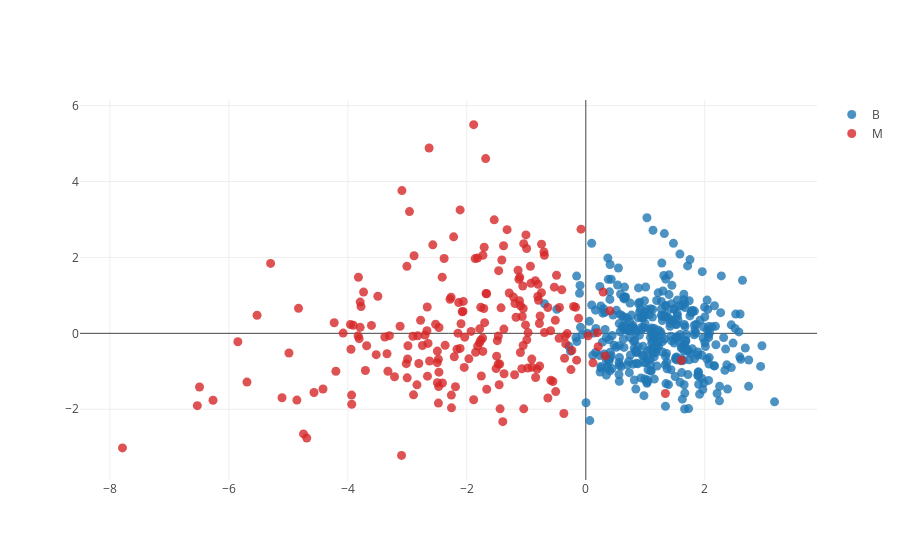

Notebook code for this chart:
### Markdown cell above
Then we may perform the transform:

### Code cell
Y = X_std.dot(points)

data = []

## muted blue for benign, brick red for malignant
colors = {'B': '#1f77b4', 'M': '#d62728'}

for name, col in zip(('B', 'M'), colors.values()):
    trace = dict(type='scatter',
                 x = Y[y == name, 0],
                 y = Y[y == name, 1],
                 mode = 'markers',
                 name = name,
                 marker = dict(color = col, size = 9, opacity = 0.8))
    data.append(trace)

layout = dict(showlegend = True, 
              scene = dict(xaxis = dict(title = 'PC1'), 
                           yaxis = dict(title = 'PC2')))

fig = dict(data = data, layout = layout)
plotly.offline.iplot(fig)

### Figure 1 — Plotly figure (JSON) as saved in the notebook; plotly's stock layout.template omitted (floating-point values rounded to 4 significant figures; data arrays with more than 128 entries replaced by an {"elided": "..."} marker saying what was removed)
{"data": [{"marker": {"color": "#1f77b4", "opacity": 0.8, "size": 9}, "mode": "markers", "name": "B", "type": "scatter", "uid": "70c6e09c-776e-4b50-ae3a-6bbe8eb11fb3", "x": {"elided": "357 float values"}, "y": {"elided": "357 float values"}}, {"marker": {"color": "#d62728", "opacity": 0.8, "size": 9}, "mode": "markers", "name": "M", "type": "scatter", "uid": "c0028e4a-9486-4352-9635-1c23183da34a", "x": {"elided": "212 float values"}, "y": {"elided": "212 float values"}}], "layout": {"scene": {"xaxis": {"title": {"text": "PC1"}}, "yaxis": {"title": {"text": "PC2"}}}, "showlegend": true}}
